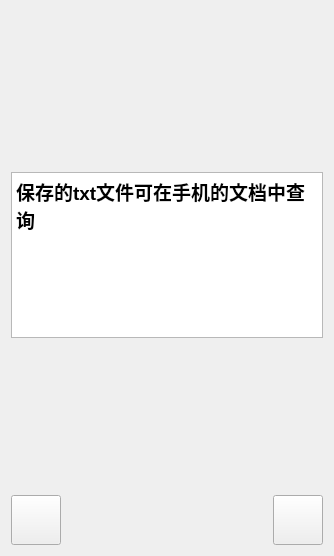
<?xml version="1.0" encoding="UTF-8"?>
<ui version="4.0">
 <class>setting</class>
 <widget class="QWidget" name="setting">
  <property name="geometry">
   <rect>
    <x>0</x>
    <y>0</y>
    <width>334</width>
    <height>556</height>
   </rect>
  </property>
  <property name="windowTitle">
   <string>Form</string>
  </property>
  <layout class="QGridLayout" name="gridLayout">
   <item row="0" column="0">
    <layout class="QVBoxLayout" name="verticalLayout">
     <item>
      <spacer name="verticalSpacer_2">
       <property name="orientation">
        <enum>Qt::Orientation::Vertical</enum>
       </property>
       <property name="sizeHint" stdset="0">
        <size>
         <width>20</width>
         <height>168</height>
        </size>
       </property>
      </spacer>
     </item>
     <item>
      <layout class="QHBoxLayout" name="horizontalLayout_2">
       <item>
        <spacer name="horizontalSpacer">
         <property name="orientation">
          <enum>Qt::Orientation::Horizontal</enum>
         </property>
         <property name="sizeHint" stdset="0">
          <size>
           <width>58</width>
           <height>20</height>
          </size>
         </property>
        </spacer>
       </item>
       <item>
        <spacer name="horizontalSpacer_2">
         <property name="orientation">
          <enum>Qt::Orientation::Horizontal</enum>
         </property>
         <property name="sizeHint" stdset="0">
          <size>
           <width>78</width>
           <height>20</height>
          </size>
         </property>
        </spacer>
       </item>
      </layout>
     </item>
     <item>
      <widget class="QTextEdit" name="textEdit">
       <property name="html">
        <string>&lt;!DOCTYPE HTML PUBLIC &quot;-//W3C//DTD HTML 4.0//EN&quot; &quot;http://www.w3.org/TR/REC-html40/strict.dtd&quot;&gt;
&lt;html&gt;&lt;head&gt;&lt;meta name=&quot;qrichtext&quot; content=&quot;1&quot; /&gt;&lt;meta charset=&quot;utf-8&quot; /&gt;&lt;style type=&quot;text/css&quot;&gt;
p, li { white-space: pre-wrap; }
hr { height: 1px; border-width: 0; }
li.unchecked::marker { content: &quot;\2610&quot;; }
li.checked::marker { content: &quot;\2612&quot;; }
&lt;/style&gt;&lt;/head&gt;&lt;body style=&quot; font-family:'Microsoft YaHei UI'; font-size:9pt; font-weight:400; font-style:normal;&quot;&gt;
&lt;p style=&quot; margin-top:0px; margin-bottom:0px; margin-left:0px; margin-right:0px; -qt-block-indent:0; text-indent:0px;&quot;&gt;&lt;span style=&quot; font-size:14pt; font-weight:700;&quot;&gt;保存的txt文件可在手机的文档中查询&lt;/span&gt;&lt;/p&gt;&lt;/body&gt;&lt;/html&gt;</string>
       </property>
      </widget>
     </item>
     <item>
      <spacer name="verticalSpacer">
       <property name="orientation">
        <enum>Qt::Orientation::Vertical</enum>
       </property>
       <property name="sizeHint" stdset="0">
        <size>
         <width>20</width>
         <height>178</height>
        </size>
       </property>
      </spacer>
     </item>
    </layout>
   </item>
   <item row="1" column="0">
    <layout class="QHBoxLayout" name="horizontalLayout">
     <item>
      <widget class="QPushButton" name="setting_home">
       <property name="sizePolicy">
        <sizepolicy hsizetype="Expanding" vsizetype="Expanding">
         <horstretch>0</horstretch>
         <verstretch>0</verstretch>
        </sizepolicy>
       </property>
       <property name="minimumSize">
        <size>
         <width>50</width>
         <height>50</height>
        </size>
       </property>
       <property name="maximumSize">
        <size>
         <width>50</width>
         <height>50</height>
        </size>
       </property>
       <property name="text">
        <string/>
       </property>
      </widget>
     </item>
     <item>
      <spacer name="horizontalSpacer_4">
       <property name="orientation">
        <enum>Qt::Orientation::Horizontal</enum>
       </property>
       <property name="sizeHint" stdset="0">
        <size>
         <width>128</width>
         <height>47</height>
        </size>
       </property>
      </spacer>
     </item>
     <item>
      <widget class="QPushButton" name="setting_setting">
       <property name="sizePolicy">
        <sizepolicy hsizetype="Expanding" vsizetype="Expanding">
         <horstretch>0</horstretch>
         <verstretch>0</verstretch>
        </sizepolicy>
       </property>
       <property name="minimumSize">
        <size>
         <width>50</width>
         <height>50</height>
        </size>
       </property>
       <property name="maximumSize">
        <size>
         <width>50</width>
         <height>50</height>
        </size>
       </property>
       <property name="text">
        <string/>
       </property>
      </widget>
     </item>
    </layout>
   </item>
  </layout>
 </widget>
 <resources/>
 <connections/>
</ui>
